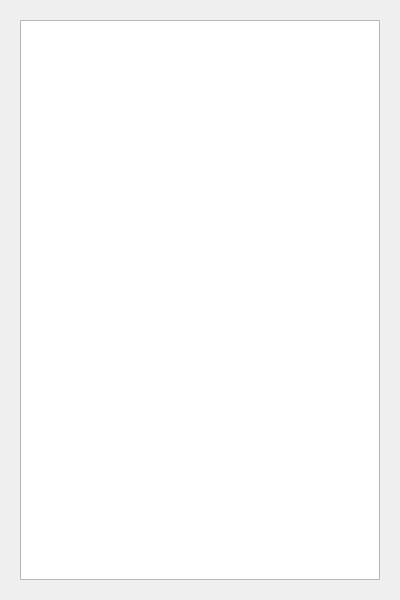
<?xml version="1.0" encoding="UTF-8"?>
<ui version="4.0">
 <class>dialog_error</class>
 <widget class="QDialog" name="dialog_error">
  <property name="geometry">
   <rect>
    <x>0</x>
    <y>0</y>
    <width>400</width>
    <height>600</height>
   </rect>
  </property>
  <property name="font">
   <font>
    <family>Arial</family>
    <pointsize>9</pointsize>
   </font>
  </property>
  <property name="windowTitle">
   <string>Error</string>
  </property>
  <property name="windowIcon">
   <iconset>
    <normaloff>../assets/Ico.ico</normaloff>../assets/Ico.ico</iconset>
  </property>
  <widget class="QTextBrowser" name="error_box">
   <property name="geometry">
    <rect>
     <x>20</x>
     <y>20</y>
     <width>360</width>
     <height>560</height>
    </rect>
   </property>
   <property name="font">
    <font>
     <family>Arial</family>
     <pointsize>9</pointsize>
    </font>
   </property>
  </widget>
 </widget>
 <resources/>
 <connections/>
</ui>
